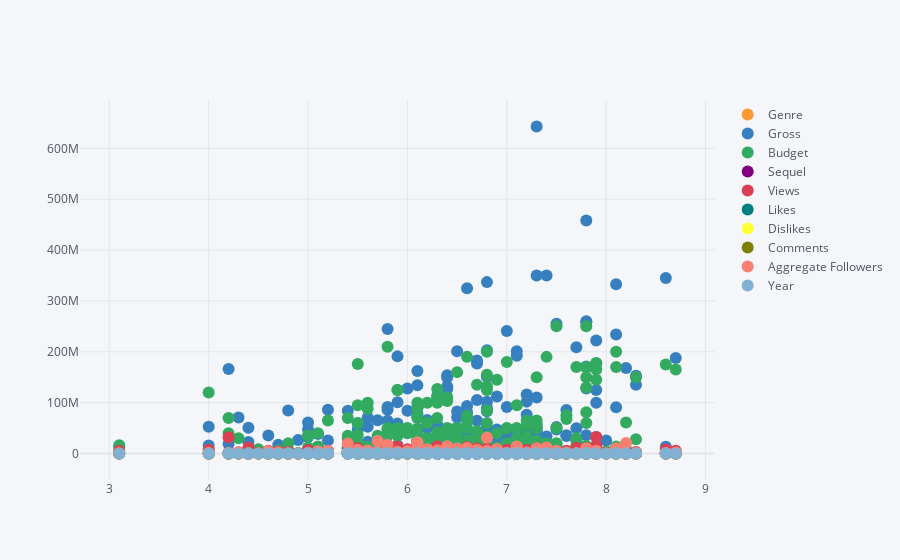

Notebook source saved alongside this figure:
### Code cell
movies.iplot(kind='scatter', x='Ratings', mode='markers')

### Figure 1 — Plotly figure (JSON) as saved in the notebook; plotly's stock layout.template omitted (floating-point values rounded to 4 significant figures; data arrays with more than 128 entries replaced by an {"elided": "..."} marker saying what was removed)
{"data": [{"line": {"color": "rgba(255, 153, 51, 1.0)", "dash": "solid", "shape": "linear", "width": 1.3}, "marker": {"size": 12, "symbol": "circle"}, "mode": "markers", "name": "Genre", "text": "", "type": "scatter", "x": {"elided": "231 float values"}, "y": {"elided": "231 int values"}}, {"line": {"color": "rgba(55, 128, 191, 1.0)", "dash": "solid", "shape": "linear", "width": 1.3}, "marker": {"size": 12, "symbol": "circle"}, "mode": "markers", "name": "Gross", "text": "", "type": "scatter", "x": {"elided": "231 float values"}, "y": {"elided": "231 int values"}}, {"line": {"color": "rgba(50, 171, 96, 1.0)", "dash": "solid", "shape": "linear", "width": 1.3}, "marker": {"size": 12, "symbol": "circle"}, "mode": "markers", "name": "Budget", "text": "", "type": "scatter", "x": {"elided": "231 float values"}, "y": {"elided": "231 float values"}}, {"line": {"color": "rgba(128, 0, 128, 1.0)", "dash": "solid", "shape": "linear", "width": 1.3}, "marker": {"size": 12, "symbol": "circle"}, "mode": "markers", "name": "Sequel", "text": "", "type": "scatter", "x": {"elided": "231 float values"}, "y": {"elided": "231 int values"}}, {"line": {"color": "rgba(219, 64, 82, 1.0)", "dash": "solid", "shape": "linear", "width": 1.3}, "marker": {"size": 12, "symbol": "circle"}, "mode": "markers", "name": "Views", "text": "", "type": "scatter", "x": {"elided": "231 float values"}, "y": {"elided": "231 int values"}}, {"line": {"color": "rgba(0, 128, 128, 1.0)", "dash": "solid", "shape": "linear", "width": 1.3}, "marker": {"size": 12, "symbol": "circle"}, "mode": "markers", "name": "Likes", "text": "", "type": "scatter", "x": {"elided": "231 float values"}, "y": {"elided": "231 int values"}}, {"line": {"color": "rgba(255, 255, 51, 1.0)", "dash": "solid", "shape": "linear", "width": 1.3}, "marker": {"size": 12, "symbol": "circle"}, "mode": "markers", "name": "Dislikes", "text": "", "type": "scatter", "x": {"elided": "231 float values"}, "y": {"elided": "231 int values"}}, {"line": {"color": "rgba(128, 128, 0, 1.0)", "dash": "solid", "shape": "linear", "width": 1.3}, "marker": {"size": 12, "symbol": "circle"}, "mode": "markers", "name": "Comments", "text": "", "type": "scatter", "x": {"elided": "231 float values"}, "y": {"elided": "231 int values"}}, {"line": {"color": "rgba(251, 128, 114, 1.0)", "dash": "solid", "shape": "linear", "width": 1.3}, "marker": {"size": 12, "symbol": "circle"}, "mode": "markers", "name": "Aggregate Followers", "text": "", "type": "scatter", "x": {"elided": "231 float values"}, "y": {"elided": "231 int values"}}, {"line": {"color": "rgba(128, 177, 211, 1.0)", "dash": "solid", "shape": "linear", "width": 1.3}, "marker": {"size": 12, "symbol": "circle"}, "mode": "markers", "name": "Year", "text": "", "type": "scatter", "x": {"elided": "231 float values"}, "y": {"elided": "231 int values"}}], "layout": {"legend": {"bgcolor": "#F5F6F9", "font": {"color": "#4D5663"}}, "paper_bgcolor": "#F5F6F9", "plot_bgcolor": "#F5F6F9", "title": {"font": {"color": "#4D5663"}}, "xaxis": {"gridcolor": "#E1E5ED", "showgrid": true, "tickfont": {"color": "#4D5663"}, "title": {"font": {"color": "#4D5663"}, "text": ""}, "zerolinecolor": "#E1E5ED"}, "yaxis": {"gridcolor": "#E1E5ED", "showgrid": true, "tickfont": {"color": "#4D5663"}, "title": {"font": {"color": "#4D5663"}, "text": ""}, "zerolinecolor": "#E1E5ED"}}}
